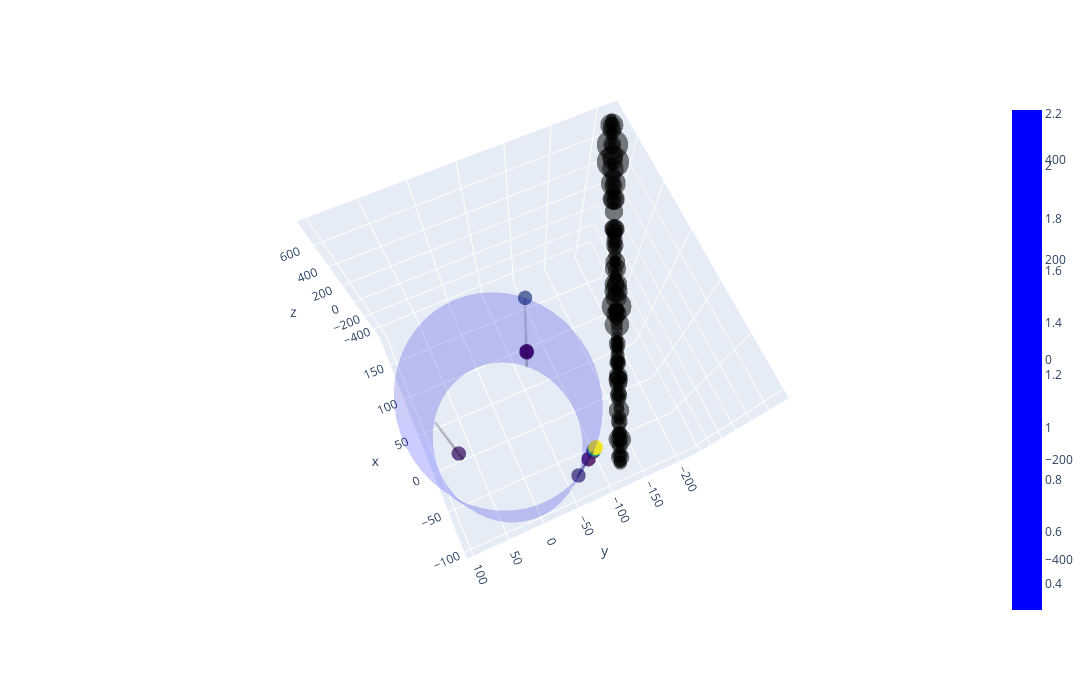
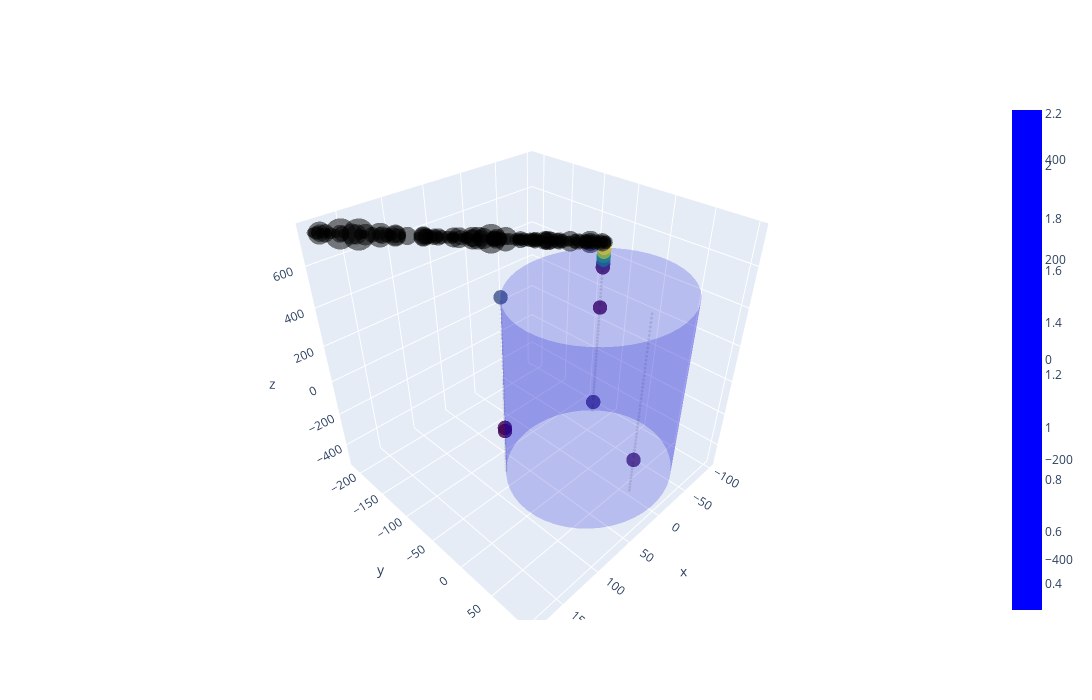

These figures' notebook cell, in order:
### Code cell
ix = 26
plot_event(det, tracks[ix], track_records[ix], plot_hull=True)

### Figure 1 — Plotly figure (JSON) as saved in the notebook; plotly's stock layout.template omitted (floating-point values rounded to 4 significant figures; data arrays with more than 128 entries replaced by an {"elided": "..."} marker saying what was removed)
{"data": [{"marker": {"color": [0.6021, 0.301, 0.301, 0.6021, 1.146, 1.415, 2.029, 2.215, 0.301, 0.301, 0.7782, 0.4771], "colorscale": [[0, "#440154"], [0.1111, "#482878"], [0.2222, "#3e4989"], [0.3333, "#31688e"], [0.4444, "#26828e"], [0.5556, "#1f9e89"], [0.6667, "#35b779"], [0.7778, "#6ece58"], [0.8889, "#b5de2b"], [1, "#fde725"]], "opacity": 0.8, "showscale": true, "size": 5}, "mode": "markers", "type": "scatter3d", "x": [-75, -75, -75, -75, -75, -75, -75, -75, 75, 75, 75, 0], "y": [-65, -65, -65, -65, -65, -65, -65, -65, -65, -65, -65, 65], "z": [-438.8, 173.5, 398.0, 418.4, 438.8, 459.2, 479.6, 500, -234.7, -214.3, 500, -295.9]}, {"marker": {"color": "black", "colorscale": [[0, "#440154"], [0.1111, "#482878"], [0.2222, "#3e4989"], [0.3333, "#31688e"], [0.4444, "#26828e"], [0.5556, "#1f9e89"], [0.6667, "#35b779"], [0.7778, "#6ece58"], [0.8889, "#b5de2b"], [1, "#fde725"]], "opacity": 0.1, "size": 1}, "mode": "markers", "type": "scatter3d", "x": {"elided": "138 int values"}, "y": {"elided": "138 int values"}, "z": {"elided": "138 float values"}}, {"marker": {"color": "black", "line": {"width": 0}, "opacity": 0.5, "size": {"elided": "153 float values"}}, "mode": "markers", "type": "scatter3d", "x": {"elided": "153 float values"}, "y": {"elided": "153 float values"}, "z": {"elided": "153 float values"}}, {"colorscale": [[0, "blue"], [1, "blue"]], "opacity": 0.2, "type": "surface", "x": {"elided": "100x50 float values"}, "y": {"elided": "100x50 float values"}, "z": {"elided": "100x50 float values"}}], "layout": {"coloraxis": {"colorbar": {"title": {"text": "log10(det. photons)"}}, "showscale": true}, "height": 700, "scene": {"aspectmode": "auto", "aspectratio": {"x": 1, "y": 1, "z": 1}, "camera": {"center": {"x": 0, "y": 0, "z": 0}, "eye": {"x": -0.5751, "y": 0.2551, "z": 2.072}, "projection": {"type": "perspective"}, "up": {"x": 0, "y": 0, "z": 1}}}, "showlegend": false, "width": 1400}}

### Figure 2 — Plotly figure (JSON) as saved in the notebook; plotly's stock layout.template omitted (floating-point values rounded to 4 significant figures; data arrays with more than 128 entries replaced by an {"elided": "..."} marker saying what was removed)
{"data": [{"marker": {"color": [0.6021, 0.301, 0.301, 0.6021, 1.146, 1.415, 2.029, 2.215, 0.301, 0.301, 0.7782, 0.4771], "colorscale": [[0, "#440154"], [0.1111, "#482878"], [0.2222, "#3e4989"], [0.3333, "#31688e"], [0.4444, "#26828e"], [0.5556, "#1f9e89"], [0.6667, "#35b779"], [0.7778, "#6ece58"], [0.8889, "#b5de2b"], [1, "#fde725"]], "opacity": 0.8, "showscale": true, "size": 5}, "mode": "markers", "type": "scatter3d", "x": [-75, -75, -75, -75, -75, -75, -75, -75, 75, 75, 75, 0], "y": [-65, -65, -65, -65, -65, -65, -65, -65, -65, -65, -65, 65], "z": [-438.8, 173.5, 398.0, 418.4, 438.8, 459.2, 479.6, 500, -234.7, -214.3, 500, -295.9]}, {"marker": {"color": "black", "colorscale": [[0, "#440154"], [0.1111, "#482878"], [0.2222, "#3e4989"], [0.3333, "#31688e"], [0.4444, "#26828e"], [0.5556, "#1f9e89"], [0.6667, "#35b779"], [0.7778, "#6ece58"], [0.8889, "#b5de2b"], [1, "#fde725"]], "opacity": 0.1, "size": 1}, "mode": "markers", "type": "scatter3d", "x": {"elided": "138 int values"}, "y": {"elided": "138 int values"}, "z": {"elided": "138 float values"}}, {"marker": {"color": "black", "line": {"width": 0}, "opacity": 0.5, "size": {"elided": "153 float values"}}, "mode": "markers", "type": "scatter3d", "x": {"elided": "153 float values"}, "y": {"elided": "153 float values"}, "z": {"elided": "153 float values"}}, {"colorscale": [[0, "blue"], [1, "blue"]], "opacity": 0.2, "type": "surface", "x": {"elided": "100x50 float values"}, "y": {"elided": "100x50 float values"}, "z": {"elided": "100x50 float values"}}], "layout": {"coloraxis": {"colorbar": {"title": {"text": "log10(det. photons)"}}, "showscale": true}, "height": 700, "scene": {"aspectmode": "auto", "aspectratio": {"x": 1, "y": 1, "z": 1}}, "showlegend": false, "width": 1400}}
